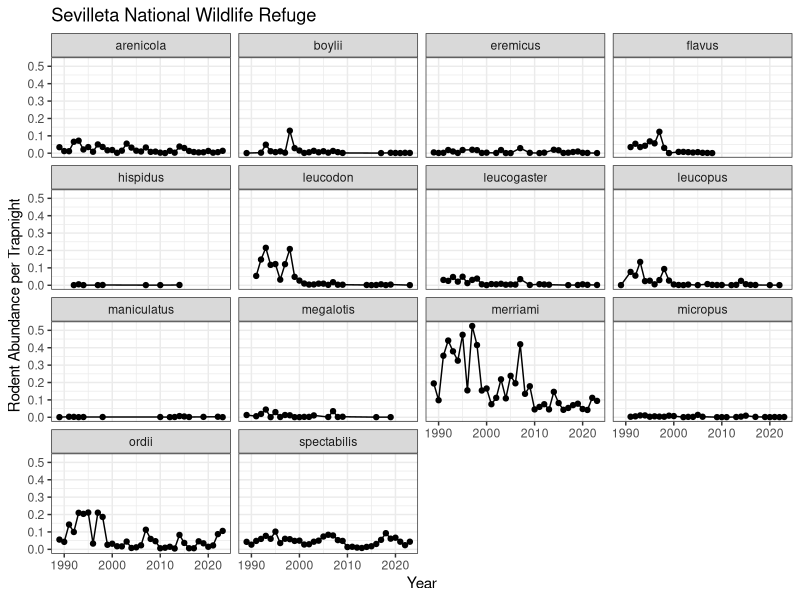
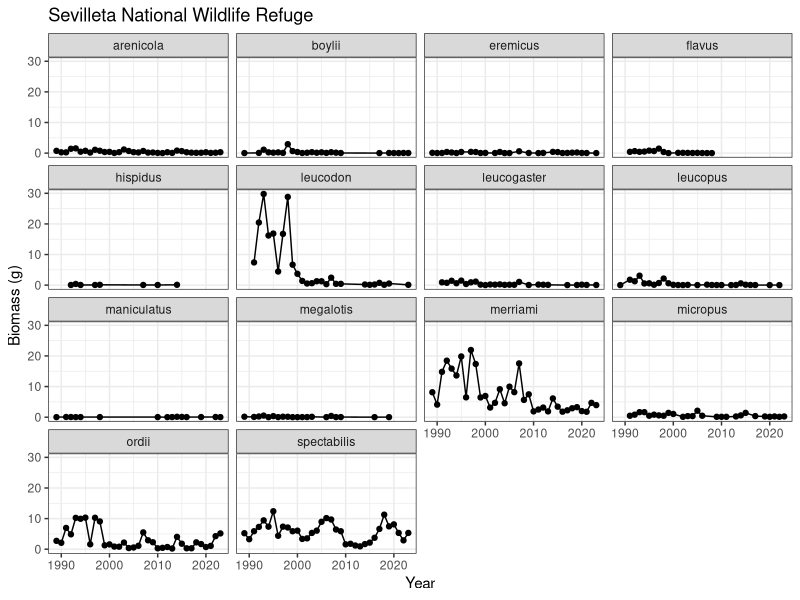
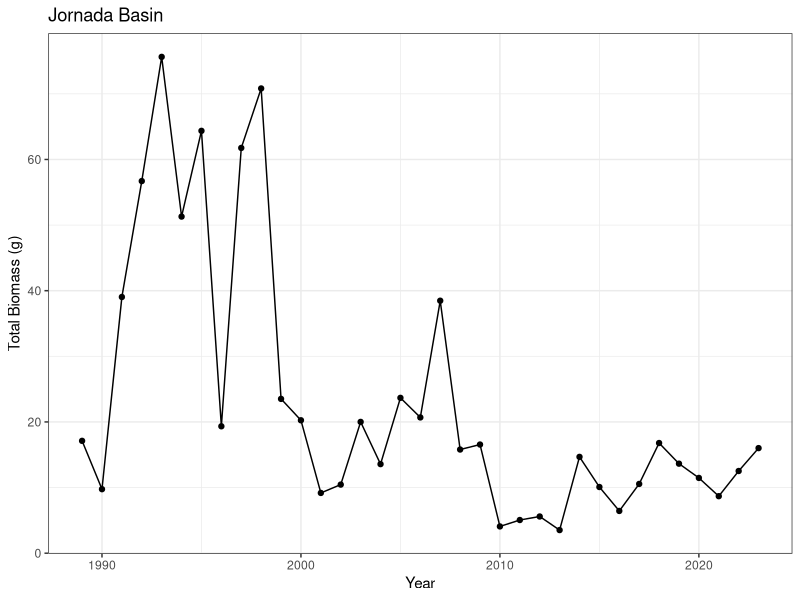

Here is the R script that generated these plots, in order:
## ---- chunk 1
library(tidyverse)
sevilleta_clean <- read_csv("../data_clean/sevilleta_clean.csv")
## ---- chunk 2
sevilleta_species <- read_csv("../data_clean/sevilleta_species.csv")

sevilleta_clean <- sevilleta_clean %>%
  rename(species_code = species) %>% 
  inner_join(sevilleta_species, join_by(species_code))
sevilleta_clean
## ---- chunk 3
rodents_per_trapnight <- sevilleta_clean %>% 
  group_by(year, species) %>%
  summarize(abundance = n()) %>% 
  #from metadata: 3 nights with 3 webs of 145 traps
  mutate(trap_nights = 3 * 435,
         abund_per_trapnight = abundance / trap_nights)
  

#save dataframe for comparison
write_csv(rodents_per_trapnight, "../data_clean/sevilleta_abund_trapnights.csv")
## ---- chunk 4
rodents_per_trapnight %>% 
  filter(species != "musculus" & species != "spilosoma") %>% 
  ggplot(., aes(x = year, y = abund_per_trapnight)) +
  geom_point() +
  geom_line() +
  facet_wrap(~ species) +
  labs(y = "Rodent Abundance per Trapnight", x = "Year", title = "Sevilleta National Wildlife Refuge") +
  theme_bw()
## ---- chunk 5
rodent_mass <- sevilleta_clean %>% 
  group_by(species) %>% 
  summarize(avg_mass_g = mean(mass_g, na.rm = T))
rodent_mass
## ---- chunk 6
biomass_annual <- rodents_per_trapnight %>% 
  inner_join(rodent_mass, join_by(species)) %>% 
  group_by(year, species) %>% 
  summarize(biomass_g = abund_per_trapnight * avg_mass_g)
biomass_annual

#save dataframe for comparison
write_csv(biomass_annual, "../data_clean/sevilleta_biomass.csv")
## ---- chunk 7
biomass_annual %>% 
  filter(species != "musculus" & species != "spilosoma") %>% 
  ggplot(., aes(x = year, y = biomass_g)) +
  geom_point() +
  geom_line() +
  facet_wrap(~species) +
  labs(y = "Biomass (g)", x = "Year", title = "Sevilleta National Wildlife Refuge") +
  theme_bw()

#DO THE GGSAVE
## ---- chunk 8
total_biomass_annual <- biomass_annual %>% 
  group_by(year) %>% 
  summarize(biomass_g = sum(biomass_g, na.rm = T))
total_biomass_annual

#save dataframe for comparison
write_csv(total_biomass_annual, "../data_clean/sevilleta_total_biomass.csv")
## ---- chunk 9
ggplot(total_biomass_annual, aes(x = year, y = biomass_g)) +
  geom_point() +
  geom_line() +
  labs(y = "Total Biomass (g)", x = "Year", title = "Jornada Basin") +
  theme_bw()
